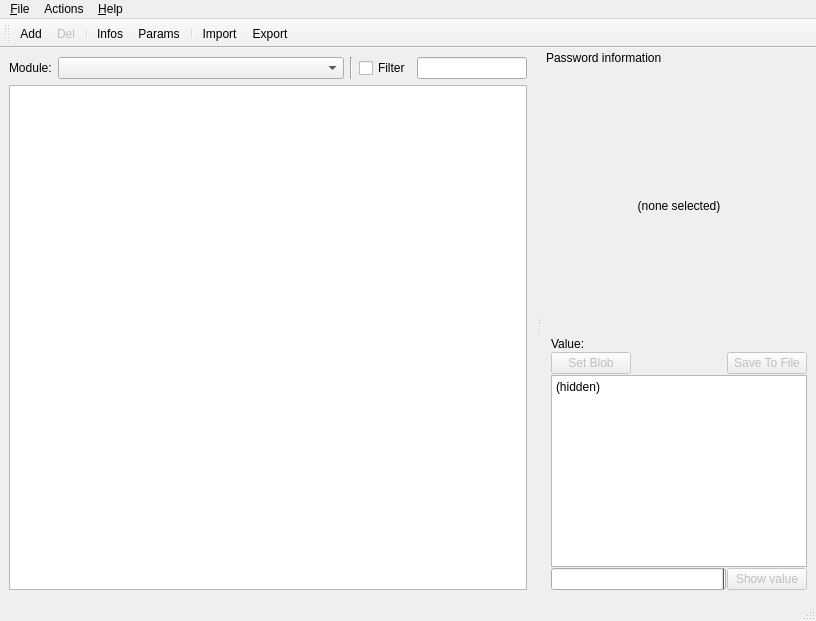
<?xml version="1.0" encoding="UTF-8"?>
<ui version="4.0">
 <class>MainWindow</class>
 <widget class="QMainWindow" name="MainWindow">
  <property name="geometry">
   <rect>
    <x>0</x>
    <y>0</y>
    <width>816</width>
    <height>621</height>
   </rect>
  </property>
  <property name="windowTitle">
   <string>PPassKeeper Util</string>
  </property>
  <property name="windowIcon">
   <iconset resource="ressources.qrc">
    <normaloff>:/images/icons/ppk_logo_mini_48.png</normaloff>:/images/icons/ppk_logo_mini_48.png</iconset>
  </property>
  <widget class="QWidget" name="centralwidget">
   <layout class="QVBoxLayout" name="verticalLayout">
    <item>
     <layout class="QHBoxLayout" name="horizontalLayout">
      <item>
       <widget class="QLabel" name="label_2">
        <property name="text">
         <string>Module:</string>
        </property>
       </widget>
      </item>
      <item>
       <widget class="QComboBox" name="modulesBox">
        <property name="sizeAdjustPolicy">
         <enum>QComboBox::AdjustToMinimumContentsLength</enum>
        </property>
        <property name="minimumContentsLength">
         <number>32</number>
        </property>
        <property name="frame">
         <bool>true</bool>
        </property>
       </widget>
      </item>
      <item>
       <widget class="Line" name="line">
        <property name="orientation">
         <enum>Qt::Vertical</enum>
        </property>
       </widget>
      </item>
      <item>
       <widget class="QCheckBox" name="filterNameCheckbox">
        <property name="text">
         <string>Filter</string>
        </property>
       </widget>
      </item>
      <item>
       <widget class="QLineEdit" name="filterNameText">
        <property name="minimumSize">
         <size>
          <width>70</width>
          <height>0</height>
         </size>
        </property>
       </widget>
      </item>
     </layout>
    </item>
    <item>
     <widget class="QTreeView" name="pwdlistView">
      <property name="mouseTracking">
       <bool>true</bool>
      </property>
     </widget>
    </item>
   </layout>
  </widget>
  <widget class="QStatusBar" name="statusbar"/>
  <widget class="QMenuBar" name="menubar">
   <property name="geometry">
    <rect>
     <x>0</x>
     <y>0</y>
     <width>816</width>
     <height>23</height>
    </rect>
   </property>
   <widget class="QMenu" name="menu_File">
    <property name="title">
     <string>&amp;File</string>
    </property>
    <addaction name="action_Import"/>
    <addaction name="action_Export"/>
    <addaction name="separator"/>
    <addaction name="action_Quit"/>
   </widget>
   <widget class="QMenu" name="menu_Help">
    <property name="title">
     <string>&amp;Help</string>
    </property>
    <addaction name="action_about"/>
    <addaction name="actionAbout_Qt"/>
   </widget>
   <widget class="QMenu" name="menuActions">
    <property name="title">
     <string>Actions</string>
    </property>
    <addaction name="action_Add"/>
    <addaction name="action_Del"/>
    <addaction name="separator"/>
    <addaction name="actionSetModuleDefault"/>
    <addaction name="separator"/>
    <addaction name="actionLock_ppasskeeper"/>
   </widget>
   <addaction name="menu_File"/>
   <addaction name="menuActions"/>
   <addaction name="menu_Help"/>
  </widget>
  <widget class="QToolBar" name="toolBar">
   <property name="windowTitle">
    <string>toolBar</string>
   </property>
   <property name="toolButtonStyle">
    <enum>Qt::ToolButtonTextOnly</enum>
   </property>
   <attribute name="toolBarArea">
    <enum>TopToolBarArea</enum>
   </attribute>
   <attribute name="toolBarBreak">
    <bool>false</bool>
   </attribute>
   <addaction name="action_Add"/>
   <addaction name="action_Del"/>
   <addaction name="separator"/>
   <addaction name="actionInfos"/>
   <addaction name="actionParams"/>
   <addaction name="separator"/>
   <addaction name="action_Import"/>
   <addaction name="action_Export"/>
  </widget>
  <widget class="QDockWidget" name="dockWidget">
   <property name="features">
    <set>QDockWidget::NoDockWidgetFeatures</set>
   </property>
   <property name="allowedAreas">
    <set>Qt::RightDockWidgetArea</set>
   </property>
   <property name="windowTitle">
    <string>Password information</string>
   </property>
   <attribute name="dockWidgetArea">
    <number>2</number>
   </attribute>
   <widget class="QWidget" name="dockWidgetContents_2">
    <layout class="QVBoxLayout" name="verticalLayout_3">
     <item>
      <layout class="QVBoxLayout" name="verticalLayout_2">
       <property name="spacing">
        <number>1</number>
       </property>
       <item>
        <spacer name="verticalSpacer">
         <property name="orientation">
          <enum>Qt::Vertical</enum>
         </property>
         <property name="sizeHint" stdset="0">
          <size>
           <width>174</width>
           <height>91</height>
          </size>
         </property>
        </spacer>
       </item>
       <item>
        <widget class="QLabel" name="infoLabel">
         <property name="text">
          <string>(none selected)</string>
         </property>
         <property name="alignment">
          <set>Qt::AlignCenter</set>
         </property>
        </widget>
       </item>
       <item>
        <spacer name="verticalSpacer_2">
         <property name="orientation">
          <enum>Qt::Vertical</enum>
         </property>
         <property name="sizeHint" stdset="0">
          <size>
           <width>20</width>
           <height>90</height>
          </size>
         </property>
        </spacer>
       </item>
       <item>
        <widget class="QLabel" name="label_5">
         <property name="text">
          <string>Value:</string>
         </property>
         <property name="alignment">
          <set>Qt::AlignLeading|Qt::AlignLeft|Qt::AlignVCenter</set>
         </property>
        </widget>
       </item>
       <item>
        <layout class="QHBoxLayout" name="horizontalLayout_4">
         <property name="spacing">
          <number>0</number>
         </property>
         <item>
          <widget class="QPushButton" name="setBlobButton">
           <property name="enabled">
            <bool>false</bool>
           </property>
           <property name="text">
            <string>Set Blob</string>
           </property>
          </widget>
         </item>
         <item>
          <spacer name="horizontalSpacer">
           <property name="orientation">
            <enum>Qt::Horizontal</enum>
           </property>
           <property name="sizeHint" stdset="0">
            <size>
             <width>0</width>
             <height>20</height>
            </size>
           </property>
          </spacer>
         </item>
         <item>
          <widget class="QPushButton" name="saveValueButton">
           <property name="enabled">
            <bool>false</bool>
           </property>
           <property name="text">
            <string>Save To File</string>
           </property>
          </widget>
         </item>
        </layout>
       </item>
       <item>
        <widget class="QPlainTextEdit" name="passwordEdit">
         <property name="locale">
          <locale language="English" country="UnitedKingdom"/>
         </property>
         <property name="plainText">
          <string>(hidden)</string>
         </property>
        </widget>
       </item>
       <item>
        <layout class="QHBoxLayout" name="horizontalLayout_3">
         <item>
          <widget class="QProgressBar" name="progressBar">
           <property name="value">
            <number>0</number>
           </property>
           <property name="textVisible">
            <bool>false</bool>
           </property>
           <property name="orientation">
            <enum>Qt::Horizontal</enum>
           </property>
           <property name="invertedAppearance">
            <bool>true</bool>
           </property>
           <property name="textDirection">
            <enum>QProgressBar::TopToBottom</enum>
           </property>
          </widget>
         </item>
         <item>
          <widget class="QPushButton" name="showButton">
           <property name="enabled">
            <bool>false</bool>
           </property>
           <property name="text">
            <string>Show value</string>
           </property>
           <property name="checkable">
            <bool>true</bool>
           </property>
           <property name="flat">
            <bool>false</bool>
           </property>
          </widget>
         </item>
        </layout>
       </item>
      </layout>
     </item>
    </layout>
   </widget>
  </widget>
  <action name="action_Quit">
   <property name="text">
    <string>&amp;Quit</string>
   </property>
   <property name="shortcut">
    <string>Ctrl+Q</string>
   </property>
  </action>
  <action name="action_Add">
   <property name="icon">
    <iconset resource="ressources.qrc">
     <normaloff>:/images/icons/list-add.png</normaloff>:/images/icons/list-add.png</iconset>
   </property>
   <property name="text">
    <string>&amp;Add</string>
   </property>
   <property name="shortcut">
    <string>Ctrl+A</string>
   </property>
  </action>
  <action name="action_Del">
   <property name="enabled">
    <bool>false</bool>
   </property>
   <property name="icon">
    <iconset resource="ressources.qrc">
     <normaloff>:/images/icons/list-remove.png</normaloff>:/images/icons/list-remove.png</iconset>
   </property>
   <property name="text">
    <string>Del</string>
   </property>
   <property name="shortcut">
    <string>Del</string>
   </property>
  </action>
  <action name="action_Import">
   <property name="text">
    <string>I&amp;mport</string>
   </property>
   <property name="shortcut">
    <string>Ctrl+M</string>
   </property>
  </action>
  <action name="action_Export">
   <property name="text">
    <string>E&amp;xport</string>
   </property>
   <property name="shortcut">
    <string>Ctrl+X</string>
   </property>
  </action>
  <action name="actionLock_ppasskeeper">
   <property name="enabled">
    <bool>true</bool>
   </property>
   <property name="text">
    <string>Set a master password</string>
   </property>
  </action>
  <action name="action_about">
   <property name="text">
    <string>?</string>
   </property>
  </action>
  <action name="actionAbout_Qt">
   <property name="text">
    <string>About Qt</string>
   </property>
  </action>
  <action name="actionParams">
   <property name="text">
    <string>&amp;Params</string>
   </property>
   <property name="toolTip">
    <string>Edit the parameters of the module</string>
   </property>
   <property name="shortcut">
    <string>Ctrl+P</string>
   </property>
  </action>
  <action name="actionInfos">
   <property name="enabled">
    <bool>true</bool>
   </property>
   <property name="text">
    <string>&amp;Infos</string>
   </property>
   <property name="toolTip">
    <string>Information about the module</string>
   </property>
   <property name="shortcut">
    <string>Ctrl+I</string>
   </property>
  </action>
  <action name="actionSetModuleDefault">
   <property name="checkable">
    <bool>true</bool>
   </property>
   <property name="enabled">
    <bool>false</bool>
   </property>
   <property name="text">
    <string>Set this module as default</string>
   </property>
  </action>
 </widget>
 <resources>
  <include location="ressources.qrc"/>
 </resources>
 <connections/>
</ui>
